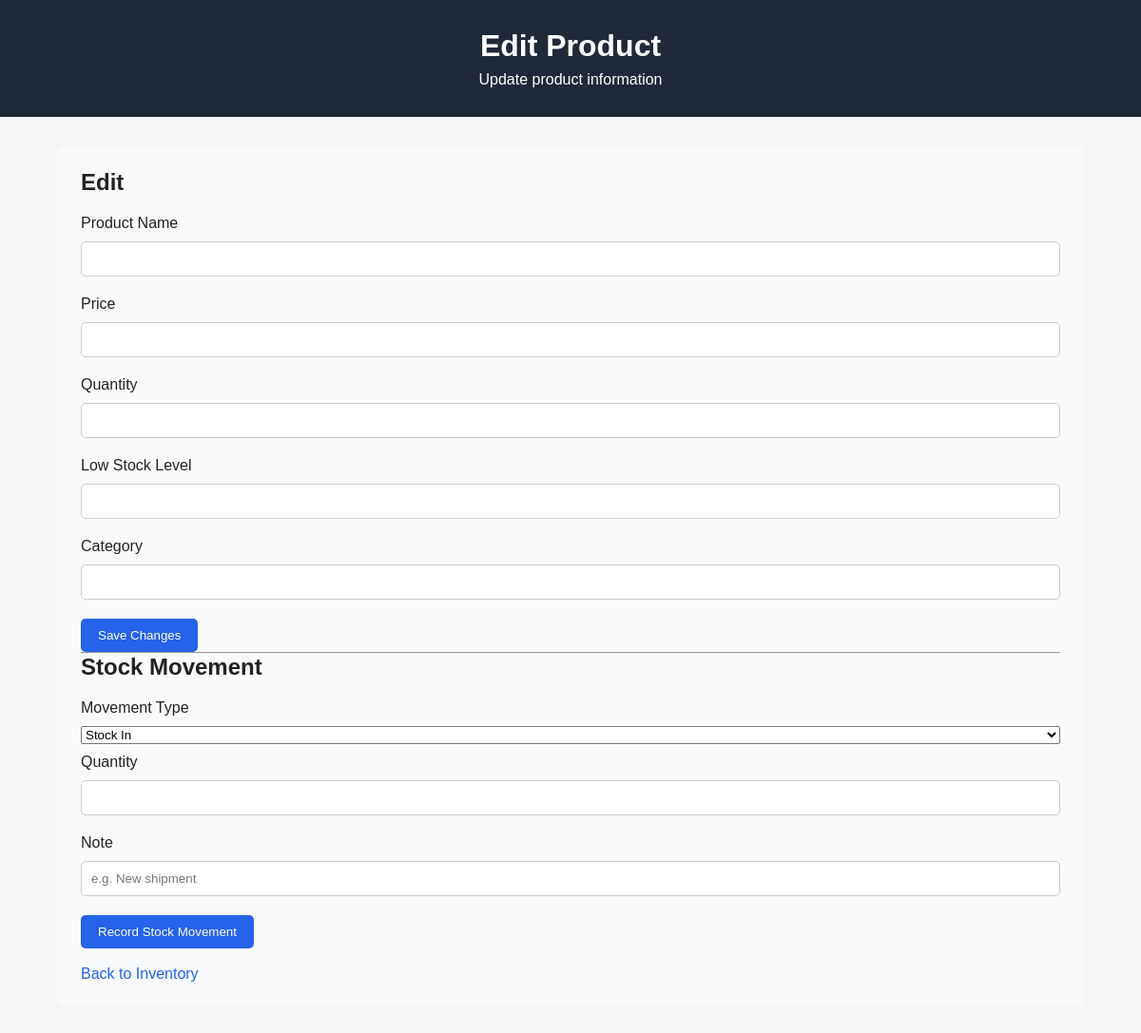
Before: /edit-product/1 with the older database file.
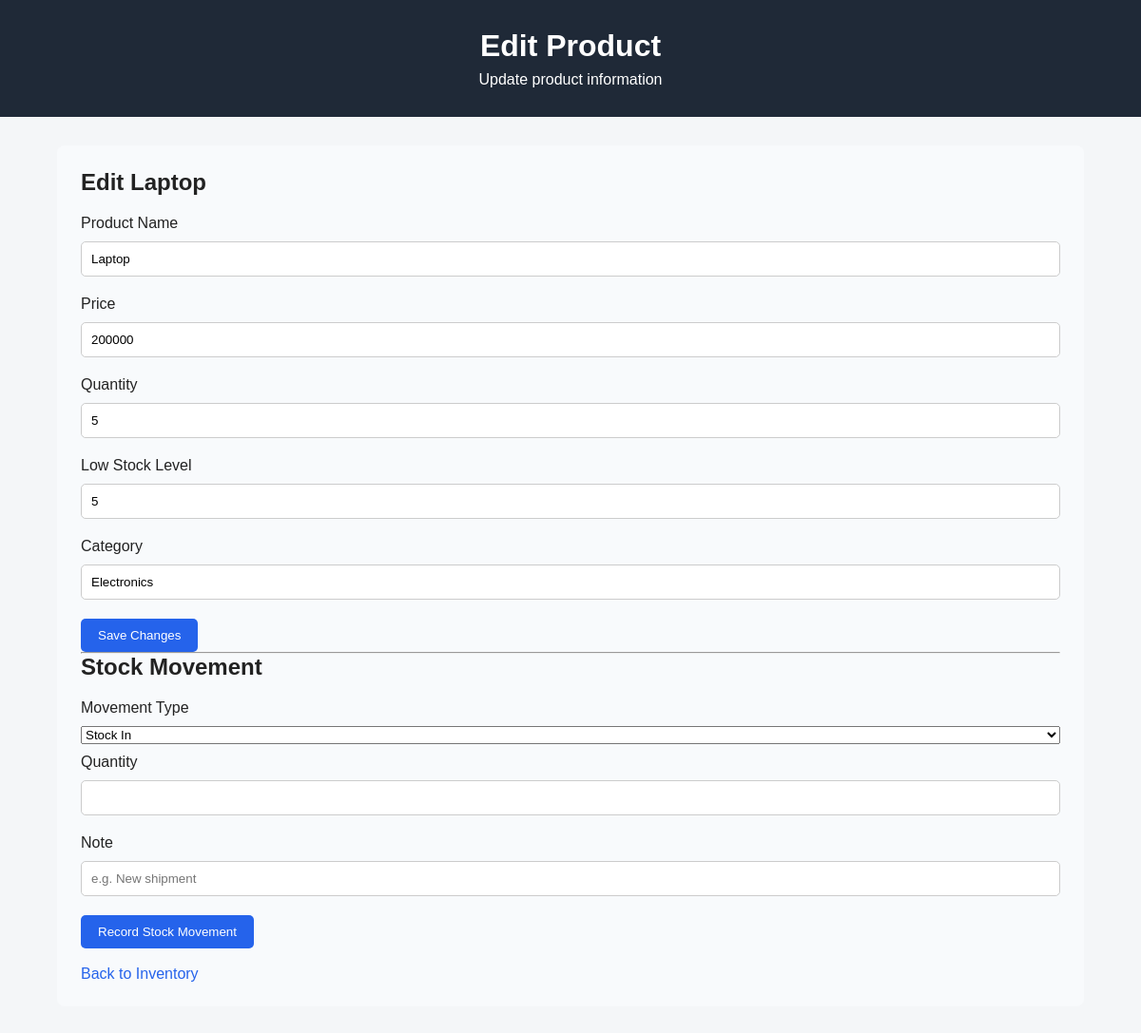
After: the same page with the newer database file.
### models.py (models this page shows)
class Product(Base):
    __tablename__ = "products"
    id = Column(Integer, primary_key=True, index=True)
    name = Column(String, nullable=False)
    price = Column(Integer, nullable=False)
    quantity = Column(Integer, nullable=False)
    low_stock_level = Column(Integer, nullable=False)
    category = Column(String, nullable=False)
    stock_movements = relationship(
        "StockMovement",
        back_populates="product"
    )

### main.py (the view)
@app.get("/edit-product/{product_id}")
def edit_product(
    request: Request,
    product_id: int,
    error: str = "",
):
    db = SessionLocal()
    product = db.query(Product).filter(
        Product.id == product_id
    ).first()
    db.close()
    return templates.TemplateResponse(
        request=request,
        name="edit_product.html",
        context={
            "product": product,
            "error": error,
        },
    )

### templates/edit_product.html (shortened to what this page needs)
<!DOCTYPE html>
<html lang="en">
<head>
    <link
        rel="stylesheet"
        href="{{ url_for('static', path='style.css') }}"
    >
</head>
<body>
    <header>
        <h1>Edit Product</h1>
        <p>Update product information</p>
    </header>
    <main>
        <section class="form-container">
            <h2>Edit {{ product.name }}</h2>
            <form
                action="/edit-product/{{ product.id }}"
                method="post"
            >
                <label for="name">
                    Product Name
                </label>
                <input
                    type="text"
                    id="name"
                    name="name"
                    value="{{ product.name }}"
                    required
                >
                <label for="price">
                    Price
                </label>
                <input
                    type="number"
                    id="price"
                    name="price"
                    value="{{ product.price }}"
                    min="1"
                    required
                >
                <label for="quantity">
                    Quantity
                </label>
                <input
                    type="number"
                    id="quantity"
                    name="quantity"
                    value="{{ product.quantity }}"
                    min="0"
                    required
                >
                <label for="low_stock_level">
                    Low Stock Level
                </label>
                <input
                    type="number"
                    id="low_stock_level"
                    name="low_stock_level"
                    value="{{ product.low_stock_level }}"
                    min="0"
                    required
                >
                <label for="category">
                    Category
                </label>
                <input
                    type="text"
                    id="category"
                    name="category"
                    value="{{ product.category }}"
                    required
                >
                <button type="submit">
                    Save Changes
                </button>
            </form>
            <hr>
            <h2>Stock Movement</h2>
            <form
                action="/stock-movement/{{ product.id }}"
                method="post"
            >
                <label for="movement_type">
                    Movement Type
                </label>
                <select
                    id="movement_type"
                    name="movement_type"
                    required
                >
                    <option value="IN">
                        Stock In
                    </option>
                </select>
                <label for="movement_quantity">
                    Quantity
                </label>
                <input
                    type="number"
                    id="movement_quantity"
                    name="quantity"
                    min="1"
                    required
                >
                <label for="note">
                    Note
                </label>
                <input
                    type="text"
                    id="note"
                    name="note"
                    placeholder="e.g. New shipment"
                >
                <button type="submit">
                    Record Stock Movement
                </button>
            </form>
            <br>
            <a
                href="/"
                class="back-button"
            >
                Back to Inventory
            </a>
        </section>
    </main>
</body>
</html>

### static/style.css (style rules this page uses)
* { box-sizing: border-box; margin: 0; padding: 0; }
body { font-family: Arial, sans-serif; background: #f4f6f8; color: #222; }
header { background: #1f2937; color: white; padding: 30px; text-align: center; }
header h1 { margin-bottom: 8px; }
main { width: 90%; max-width: 1100px; margin: 30px auto; }
button { background: #2563eb; color: white; border: none; padding: 10px 18px; border-radius: 5px; cursor: pointer; }
.form-container { margin-top: 30px; padding: 25px; background: #f8fafc; border-radius: 8px; }
.form-container h2 { margin-bottom: 20px; }
.form-container form { display: flex; flex-direction: column; gap: 10px; }
.form-container input { padding: 10px; border: 1px solid #ccc; border-radius: 5px; margin-bottom: 10px; }
.form-container button { width: fit-content; }
.back-button { color: #2563eb; text-decoration: none; }

Changed rows visible on the page:
added Product: name "Laptop", price "200000", quantity "5", low_stock_level "5", category "Electronics"
